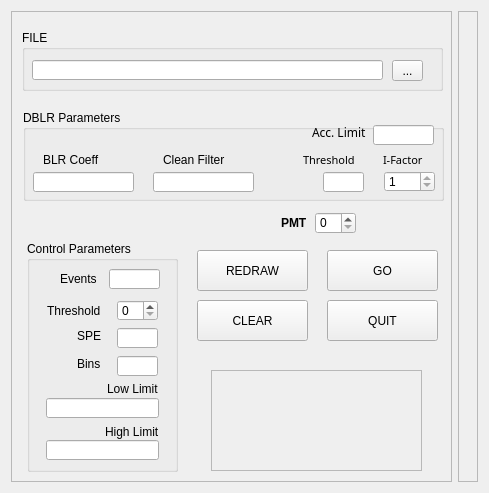
         <widget class="QWidget" name="RES_tab">
          <attribute name="title">
           <string>RESOLUTION</string>
          </attribute>
          <layout class="QHBoxLayout" name="horizontalLayout_7">
           <item>
            <layout class="QHBoxLayout" name="horizontalLayout_5">
             <item>
              <widget class="QFrame" name="frame_3">
               <property name="minimumSize">
                <size>
                 <width>441</width>
                 <height>471</height>
                </size>
               </property>
               <property name="maximumSize">
                <size>
                 <width>441</width>
                 <height>471</height>
                </size>
               </property>
               <property name="frameShape">
                <enum>QFrame::StyledPanel</enum>
               </property>
               <property name="frameShadow">
                <enum>QFrame::Raised</enum>
               </property>
               <widget class="QGroupBox" name="groupBox">
                <property name="geometry">
                 <rect>
                  <x>16</x>
                  <y>230</y>
                  <width>151</width>
                  <height>231</height>
                 </rect>
                </property>
                <property name="title">
                 <string>Control Parameters</string>
                </property>
                <widget class="QLineEdit" name="bins_t">
                 <property name="geometry">
                  <rect>
                   <x>90</x>
                   <y>115</y>
                   <width>41</width>
                   <height>20</height>
                  </rect>
                 </property>
                </widget>
                <widget class="QLabel" name="label">
                 <property name="geometry">
                  <rect>
                   <x>50</x>
                   <y>115</y>
                   <width>41</width>
                   <height>16</height>
                  </rect>
                 </property>
                 <property name="text">
                  <string>Bins</string>
                 </property>
                </widget>
                <widget class="QLineEdit" name="Low_limit_t">
                 <property name="geometry">
                  <rect>
                   <x>19</x>
                   <y>157</y>
                   <width>113</width>
                   <height>20</height>
                  </rect>
                 </property>
                </widget>
                <widget class="QLineEdit" name="High_limit_t">
                 <property name="geometry">
                  <rect>
                   <x>19</x>
                   <y>199</y>
                   <width>113</width>
                   <height>20</height>
                  </rect>
                 </property>
                </widget>
                <widget class="QLabel" name="label_2">
                 <property name="geometry">
                  <rect>
                   <x>80</x>
                   <y>140</y>
                   <width>91</width>
                   <height>16</height>
                  </rect>
                 </property>
                 <property name="font">
                  <font>
                   <family>MS Shell Dlg 2</family>
                   <pointsize>9</pointsize>
                  </font>
                 </property>
                 <property name="text">
                  <string>Low Limit</string>
                 </property>
                </widget>
                <widget class="QLabel" name="label_3">
                 <property name="geometry">
                  <rect>
                   <x>78</x>
                   <y>183</y>
                   <width>91</width>
                   <height>16</height>
                  </rect>
                 </property>
                 <property name="font">
                  <font>
                   <family>MS Shell Dlg 2</family>
                   <pointsize>9</pointsize>
                  </font>
                 </property>
                 <property name="text">
                  <string>High Limit</string>
                 </property>
                </widget>
                <widget class="QLabel" name="label_37">
                 <property name="geometry">
                  <rect>
                   <x>50</x>
                   <y>87</y>
                   <width>31</width>
                   <height>16</height>
                  </rect>
                 </property>
                 <property name="text">
                  <string>SPE</string>
                 </property>
                </widget>
                <widget class="QSpinBox" name="spinBox_thre_2">
                 <property name="geometry">
                  <rect>
                   <x>90</x>
                   <y>59</y>
                   <width>41</width>
                   <height>21</height>
                  </rect>
                 </property>
                </widget>
                <widget class="QLineEdit" name="spe_t_2">
                 <property name="geometry">
                  <rect>
                   <x>90</x>
                   <y>87</y>
                   <width>41</width>
                   <height>20</height>
                  </rect>
                 </property>
                </widget>
                <widget class="QLabel" name="label_36">
                 <property name="geometry">
                  <rect>
                   <x>20</x>
                   <y>62</y>
                   <width>61</width>
                   <height>16</height>
                  </rect>
                 </property>
                 <property name="text">
                  <string>Threshold</string>
                 </property>
                </widget>
                <widget class="QLineEdit" name="events_t">
                 <property name="geometry">
                  <rect>
                   <x>82</x>
                   <y>28</y>
                   <width>51</width>
                   <height>20</height>
                  </rect>
                 </property>
                </widget>
                <widget class="QLabel" name="label_4">
                 <property name="geometry">
                  <rect>
                   <x>33</x>
                   <y>31</y>
                   <width>47</width>
                   <height>13</height>
                  </rect>
                 </property>
                 <property name="text">
                  <string>Events</string>
                 </property>
                </widget>
               </widget>
               <widget class="QPushButton" name="quit_b_2">
                <property name="geometry">
                 <rect>
                  <x>316</x>
                  <y>289</y>
                  <width>111</width>
                  <height>41</height>
                 </rect>
                </property>
                <property name="text">
                 <string>QUIT</string>
                </property>
               </widget>
               <widget class="QGroupBox" name="groupBox_11">
                <property name="geometry">
                 <rect>
                  <x>12</x>
                  <y>99</y>
                  <width>421</width>
                  <height>91</height>
                 </rect>
                </property>
                <property name="autoFillBackground">
                 <bool>false</bool>
                </property>
                <property name="title">
                 <string>DBLR Parameters</string>
                </property>
                <widget class="QLineEdit" name="cf_t_2">
                 <property name="geometry">
                  <rect>
                   <x>130</x>
                   <y>62</y>
                   <width>101</width>
                   <height>20</height>
                  </rect>
                 </property>
                 <property name="readOnly">
                  <bool>true</bool>
                 </property>
                </widget>
                <widget class="QLineEdit" name="blr_t_2">
                 <property name="geometry">
                  <rect>
                   <x>10</x>
                   <y>62</y>
                   <width>101</width>
                   <height>20</height>
                  </rect>
                 </property>
                 <property name="readOnly">
                  <bool>true</bool>
                 </property>
                </widget>
                <widget class="QLineEdit" name="accum_t_2">
                 <property name="geometry">
                  <rect>
                   <x>350</x>
                   <y>15</y>
                   <width>61</width>
                   <height>20</height>
                  </rect>
                 </property>
                 <property name="readOnly">
                  <bool>true</bool>
                 </property>
                </widget>
                <widget class="QLineEdit" name="thr_t_2">
                 <property name="geometry">
                  <rect>
                   <x>300</x>
                   <y>62</y>
                   <width>41</width>
                   <height>20</height>
                  </rect>
                 </property>
                 <property name="readOnly">
                  <bool>true</bool>
                 </property>
                </widget>
                <widget class="QLabel" name="label_29">
                 <property name="geometry">
                  <rect>
                   <x>20</x>
                   <y>42</y>
                   <width>81</width>
                   <height>16</height>
                  </rect>
                 </property>
                 <property name="text">
                  <string>BLR Coeff</string>
                 </property>
                </widget>
                <widget class="QLabel" name="label_30">
                 <property name="geometry">
                  <rect>
                   <x>140</x>
                   <y>42</y>
                   <width>101</width>
                   <height>16</height>
                  </rect>
                 </property>
                 <property name="text">
                  <string>Clean Filter</string>
                 </property>
                </widget>
                <widget class="QSpinBox" name="spinBox_i_2">
                 <property name="geometry">
                  <rect>
                   <x>361</x>
                   <y>61</y>
                   <width>51</width>
                   <height>21</height>
                  </rect>
                 </property>
                 <property name="readOnly">
                  <bool>true</bool>
                 </property>
                 <property name="minimum">
                  <number>1</number>
                 </property>
                </widget>
                <widget class="QLabel" name="label_31">
                 <property name="geometry">
                  <rect>
                   <x>280</x>
                   <y>42</y>
                   <width>71</width>
                   <height>16</height>
                  </rect>
                 </property>
                 <property name="font">
                  <font>
                   <family>Courier 10 Pitch</family>
                   <pointsize>8</pointsize>
                  </font>
                 </property>
                 <property name="text">
                  <string>Threshold</string>
                 </property>
                </widget>
                <widget class="QLabel" name="label_32">
                 <property name="geometry">
                  <rect>
                   <x>360</x>
                   <y>42</y>
                   <width>61</width>
                   <height>16</height>
                  </rect>
                 </property>
                 <property name="font">
                  <font>
                   <family>Courier 10 Pitch</family>
                   <pointsize>8</pointsize>
                  </font>
                 </property>
                 <property name="text">
                  <string>I-Factor</string>
                 </property>
                </widget>
                <widget class="QLabel" name="label_33">
                 <property name="geometry">
                  <rect>
                   <x>289</x>
                   <y>14</y>
                   <width>71</width>
                   <height>16</height>
                  </rect>
                 </property>
                 <property name="font">
                  <font>
                   <family>Courier 10 Pitch</family>
                   <pointsize>9</pointsize>
                  </font>
                 </property>
                 <property name="text">
                  <string>Acc. Limit</string>
                 </property>
                </widget>
               </widget>
               <widget class="QLabel" name="label_34">
                <property name="geometry">
                 <rect>
                  <x>270</x>
                  <y>204</y>
                  <width>31</width>
                  <height>16</height>
                 </rect>
                </property>
                <property name="font">
                 <font>
                  <family>MS Shell Dlg 2</family>
                  <weight>75</weight>
                  <bold>true</bold>
                 </font>
                </property>
                <property name="text">
                 <string>PMT</string>
                </property>
               </widget>
               <widget class="QSpinBox" name="spinBox_pmt_2">
                <property name="geometry">
                 <rect>
                  <x>304</x>
                  <y>201</y>
                  <width>41</width>
                  <height>22</height>
                 </rect>
                </property>
                <property name="maximum">
                 <number>31</number>
                </property>
                <property name="displayIntegerBase">
                 <number>10</number>
                </property>
               </widget>
               <widget class="QPushButton" name="clear_b_2">
                <property name="geometry">
                 <rect>
                  <x>186</x>
                  <y>289</y>
                  <width>111</width>
                  <height>41</height>
                 </rect>
                </property>
                <property name="text">
                 <string>CLEAR</string>
                </property>
               </widget>
               <widget class="QPushButton" name="redraw_b">
                <property name="geometry">
                 <rect>
                  <x>186</x>
                  <y>239</y>
                  <width>111</width>
                  <height>41</height>
                 </rect>
                </property>
                <property name="text">
                 <string>REDRAW</string>
                </property>
               </widget>
               <widget class="QPushButton" name="go_RES">
                <property name="geometry">
                 <rect>
                  <x>316</x>
                  <y>239</y>
                  <width>111</width>
                  <height>41</height>
                 </rect>
                </property>
                <property name="text">
                 <string>GO</string>
                </property>
               </widget>
               <widget class="QFrame" name="frame_pic_2">
                <property name="geometry">
                 <rect>
                  <x>200</x>
                  <y>359</y>
                  <width>211</width>
                  <height>101</height>
                 </rect>
                </property>
                <property name="frameShape">
                 <enum>QFrame::StyledPanel</enum>
                </property>
                <property name="frameShadow">
                 <enum>QFrame::Sunken</enum>
                </property>
                <property name="lineWidth">
                 <number>5</number>
                </property>
                <property name="midLineWidth">
                 <number>0</number>
                </property>
                <widget class="QLabel" name="label_35">
                 <property name="geometry">
                  <rect>
                   <x>10</x>
                   <y>10</y>
                   <width>191</width>
                   <height>81</height>
                  </rect>
                 </property>
                 <property name="text">
                  <string/>
                 </property>
                 <property name="pixmap">
                  <pixmap>NEXT_official_logo.jpg</pixmap>
                 </property>
                 <property name="scaledContents">
                  <bool>true</bool>
                 </property>
                </widget>
               </widget>
               <widget class="QGroupBox" name="groupBox_12">
                <property name="geometry">
                 <rect>
                  <x>11</x>
                  <y>19</y>
                  <width>421</width>
                  <height>61</height>
                 </rect>
                </property>
                <property name="autoFillBackground">
                 <bool>false</bool>
                </property>
                <property name="title">
                 <string>FILE</string>
                </property>
                <widget class="QLineEdit" name="file_path_t_2">
                 <property name="geometry">
                  <rect>
                   <x>10</x>
                   <y>30</y>
                   <width>351</width>
                   <height>20</height>
                  </rect>
                 </property>
                </widget>
                <widget class="QToolButton" name="file_path_b_2">
                 <property name="geometry">
                  <rect>
                   <x>370</x>
                   <y>30</y>
                   <width>31</width>
                   <height>21</height>
                  </rect>
                 </property>
                 <property name="text">
                  <string>...</string>
                 </property>
                </widget>
               </widget>
              </widget>
             </item>
             <item>
              <widget class="QFrame" name="frame_plot_2">
               <property name="frameShape">
                <enum>QFrame::StyledPanel</enum>
               </property>
               <property name="frameShadow">
                <enum>QFrame::Raised</enum>
               </property>
               <layout class="QHBoxLayout" name="horizontalLayout_6">
                <item>
                 <layout class="QVBoxLayout" name="mpl_lay2"/>
                </item>
               </layout>
              </widget>
             </item>
            </layout>
           </item>
          </layout>
         </widget>
